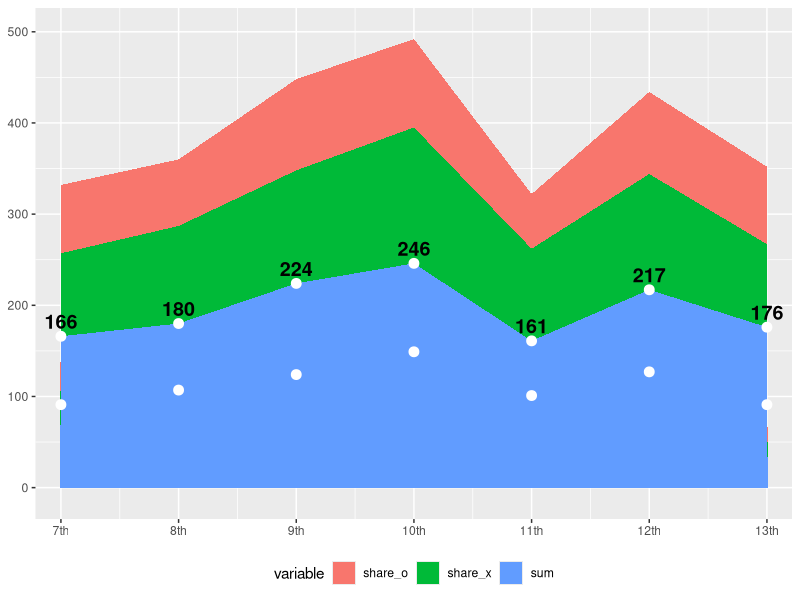

R code for this plot:
options(stringsAsFactors = FALSE)
library("data.table")
library("ggplot2")

df = data.frame(date = 7:13,
                share_o = c(75, 73, 100, 97, 60, 90, 85),
                share_x = c(91, 107, 124, 149, 101, 127, 91))
df[, "sum"] = df$share_o + df$share_x

df_melt = reshape2::melt(data = df, id = "date")
df_melt

ggplot() + 
  geom_area(data = df_melt,
            aes(x = date,
                y = value,
                group = variable,
                fill = variable)) + 
  geom_point(data = df,
             aes(x = date, 
                 y = share_x),
             size = 3,
             color = "#FFFFFF") +
  geom_point(data = df,
             aes(x = date, 
                 y = sum),
             size = 3,
             color = "#FFFFFF") +
  scale_x_continuous(expand = c(0.03, 0.03),
                     breaks = 7:13,
                     labels = paste0(7:13, "th")) + 
  scale_y_continuous(expand = c(0.07, 0.07)) +
  labs(x = NULL, y = NULL) + 
  annotate(geom = "text",
           x = df$date,
           y = df$sum,
           label = df$sum,
           fontface = "bold",
           size = 5,
           vjust = -0.5) +
  theme(legend.position = "bottom")

